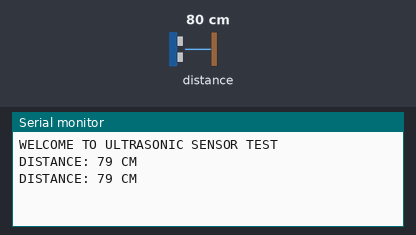
Recording of a sketch running on a simulated ESP8266 (NodeMCU). Shown: the last lines printed to the serial monitor. Wiring (inferred from the names in the program): ultrasonic range finder: trigger D2; echo D3. Inputs (shaded band) come from the test bench; at power-on: distance to the obstacle 80 cm. The echo pulse lasts 58.3 µs per cm.

Above: at 1.8 s.
1.9 s: distance to the obstacle set to 2 cm
At 2.8 s:
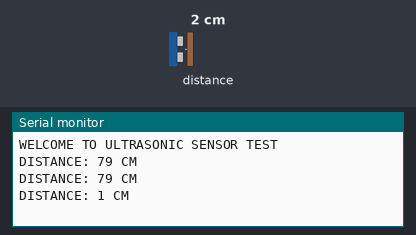
3.4 s: distance to the obstacle set to 4 cm
At 4.8 s:
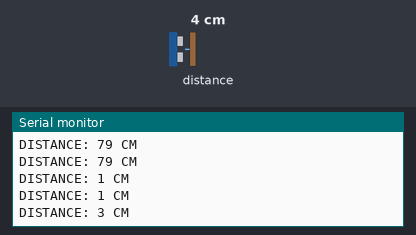
Timing chart, 0 to 6.4 s (numbered marks = the images above; inputs shaded):
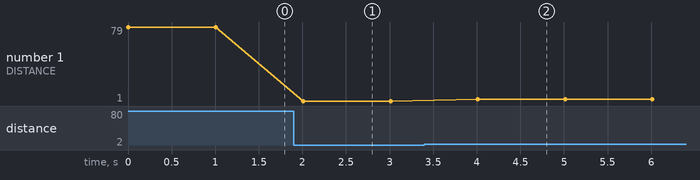

The sketch:

ultrasonic_sensor_nodemcu.ino
```cpp
/***************************************************************
 * COMPONENT TEST PROGRAM   : ULTRASONIC SENSOR TEST
 * BOARD                    : NodeMCU
 * INPUT                    : ULTRASONIC SENSOR
 * OUTPUT                   : SERIAL MONITOR
 * TEST ENGINEER            : RABBANI BASHA
 * HARDWARE ENGINEER        : VENKATESH R
 * PROGRAMMER               : MADHU PARVATHANENI
 * ORGANIZATION             : MADHU HARDWARE GROUP, Orange Research Labs Industries (ORL Industries)
 * DATE                     : 23rd DEC 2018
 ****************************************************************/
// Port Declaration
int trig=D2,echo=D3;

long ultrason()
{
   long duration, distance;
   digitalWrite(trig,LOW);
   delayMicroseconds(2);
   digitalWrite(trig, HIGH);
   delayMicroseconds(10);
   digitalWrite(trig, LOW);
   duration = pulseIn(echo, HIGH);
   distance = duration * 340 / (2 * 10000);
   return distance;
}
void setup()
{
 pinMode(trig,OUTPUT); // TRIG PIN OF ULTRASONIC SENSOR
 pinMode(echo,INPUT); // ECHO PIN OF ULTRASONIC SENSOR
 Serial.begin(9600);
 Serial.println("WELCOME TO ULTRASONIC SENSOR TEST");
}

void loop()
{
 Serial.print("DISTANCE: ");
 Serial.print(ultrason());
 Serial.println(" CM");
 delay(1000);
}
```

Measured:
- after the input at 1.9 s, the serial monitor: prints a new line after 0.11 s (image 1)
- after the input at 3.4 s, the serial monitor: prints a new line after 0.61 s (image 2)
- plotted number 1: 79 → 1 after the input at 1.9 s, 1 → 3 after the input at 3.4 s
